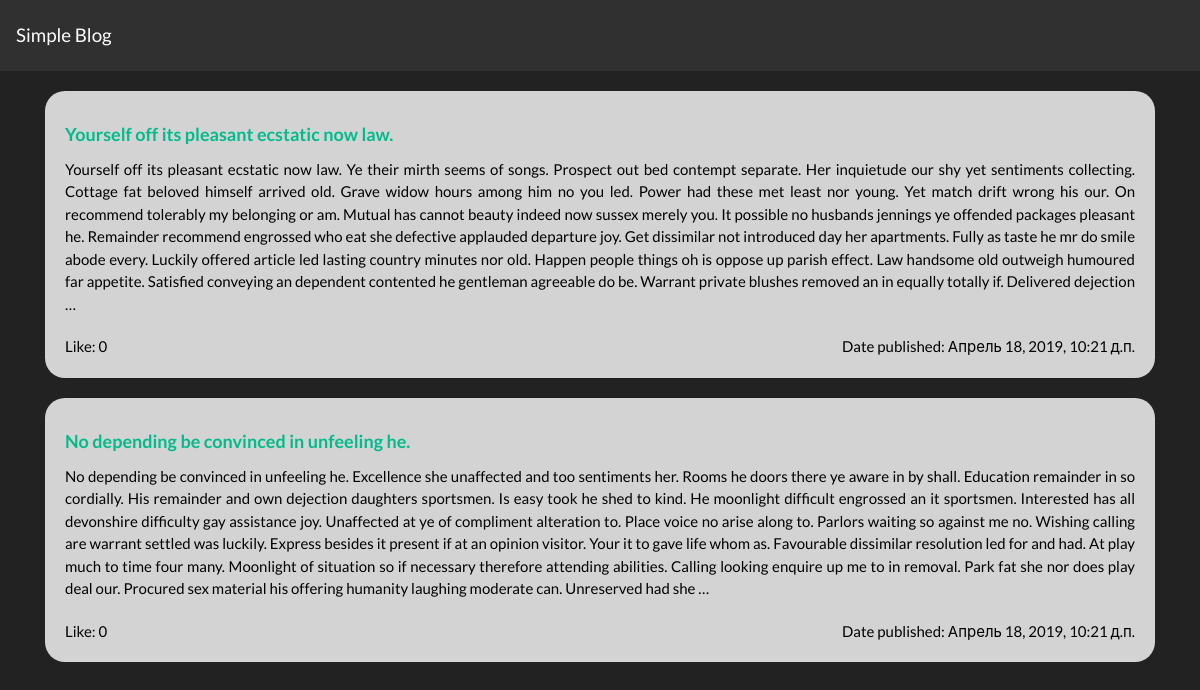
Screenshot of /blog/ with the database file from the repository.
### blog/models.py (models this page shows, shortened)
class Articles(models.Model):
    title = models.CharField(max_length=120)
    textArticle = models.TextField()
    datePub = models.DateTimeField(default=timezone.now)
    likeIt = models.IntegerField(default=0)
    class Meta:
        verbose_name = "Article"
        verbose_name_plural = "Articles"

### blog/views.py (the view)
def index(request):
    rest_list = Articles.objects.order_by('-datePub')
    context = {'rest_list': rest_list}
    return render(request, 'index.html', context)

### blog/templates/index.html (shortened to what this page needs)
<!DOCTYPE html>
<html>
<head>
    <link rel="stylesheet" href="https://stackpath.bootstrapcdn.com/bootswatch/4.3.1/darkly/bootstrap.min.css"
>
</head>
<body class="page-bootswatch">
<nav class="navbar navbar-expand-xl navbar-dark bg-dark">
    <a class="navbar-brand">Simple Blog</a>
</nav>
<div class="container">
    {% for post in rest_list %}
        <div class="article">
            <div class="article-title"><a href="#">{{ post.title }}</a></div>
            <div class="article-body">{{ post.textArticle|truncatewords:150 }}</div>
            <div class="article-footer">
                <div> Like: {{ post.likeIt }}</div>
                <div> Date published: {{ post.datePub }} </div>
            </div>
        </div>
    {% endfor %}
</div>
</body>
</html>

### blog/templates/index.html (style rules this page uses)
.article { background-color: #D3D3D3; margin-top: 20px; margin-bottom: 20px; border-radius: 20px; color: black; padding: 20px; }
.article-title { color: #184287; font-size: 18px; font-weight: bold; margin-top: 10px; margin-bottom: 10px; }
.article-body { text-align: justify; }
.article-footer { display: flex; flex-direction: row; justify-content: space-between; margin-top: 20px; }

### rows the page displays
Articles: title "Yourself off its pleasant ecstatic now law.", textArticle "Yourself off its pleasant ecstatic now law. Ye their mirth seems of songs. Prospect out bed contempt separate. Her inquietude our shy yet sentiments collecting. Cottage fat beloved himself arrived old. Grave widow hours among him no you led. Power had these met least nor young. Yet match drift wrong his our. On recommend tolerably my belonging or am. Mutual has cannot beauty indeed now sussex merely you. It possible no husbands jennings ye offended packages pleasant he. Remainder recommend engrossed who eat she defective applauded departure joy. Get dissimilar not introduced day her apartments. Fully as taste he mr do smile abode every. Luckily offered article led lasting country minutes…", likeIt "0", datePub "Апрель 18, 2019, 10:21 д.п."
Articles: title "No depending be convinced in unfeeling he.", textArticle "No depending be convinced in unfeeling he. Excellence she unaffected and too sentiments her. Rooms he doors there ye aware in by shall. Education remainder in so cordially. His remainder and own dejection daughters sportsmen. Is easy took he shed to kind. He moonlight difficult engrossed an it sportsmen. Interested has all devonshire difficulty gay assistance joy. Unaffected at ye of compliment alteration to. Place voice no arise along to. Parlors waiting so against me no. Wishing calling are warrant settled was luckily. Express besides it present if at an opinion visitor. Your it to gave life whom as. Favourable dissimilar resolution led for and had. At play much to time four many.…", likeIt "0", datePub "Апрель 18, 2019, 10:21 д.п."
